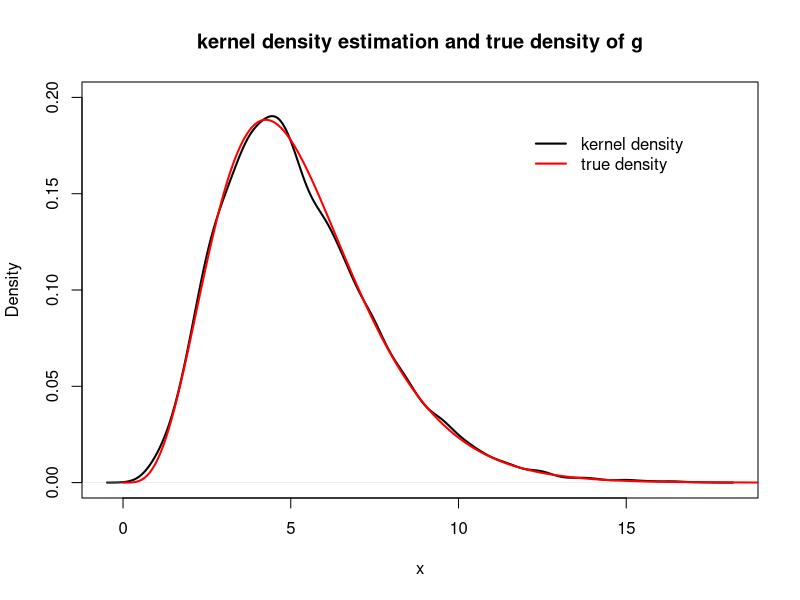
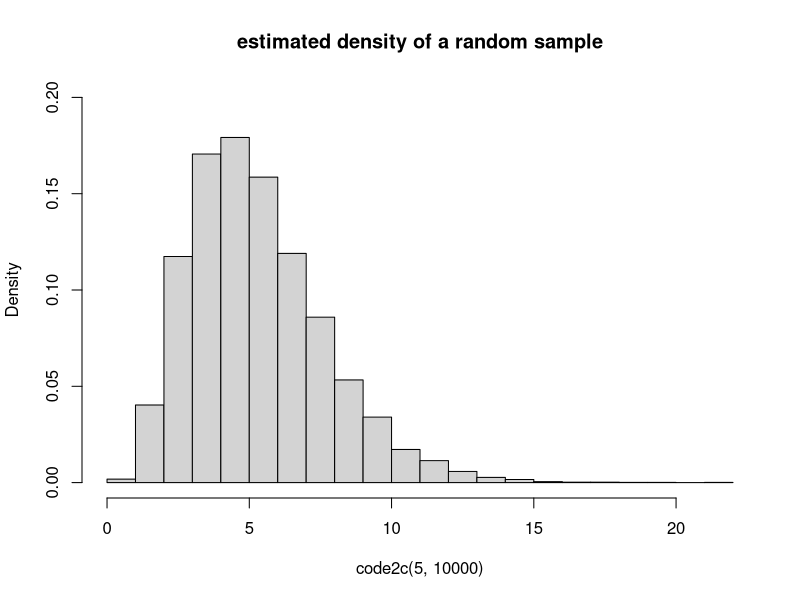
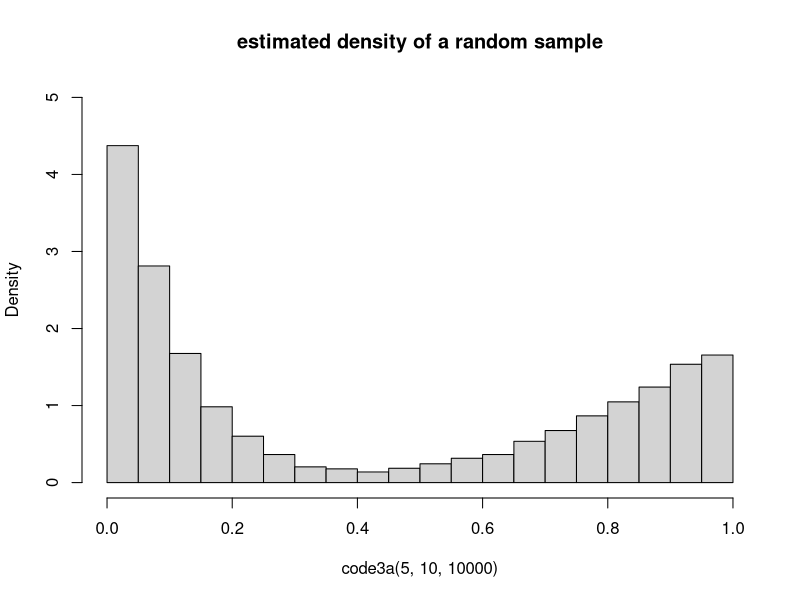
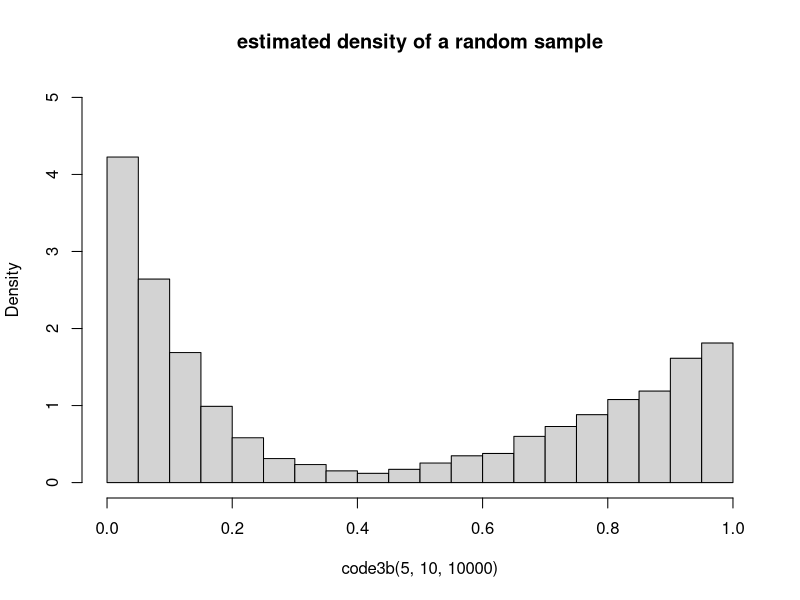

These charts were generated, in order, by the following R code:
## ---- chunk 1
rm(list=ls())
if (!require("knitr")) 
  install.packages("knitr",dependencies = TRUE) 

## specify global chunk options
knitr::opts_chunk$set(fig.width = 16, fig.height = 8, dpi = 300,
                      out.width = "90%", fig.align = "center")
## ---- chunk 2
code2b <- function(theta,n){
  c1 <- (2*gamma(theta))/(2*gamma(theta)+gamma(theta+1/2))
  x <- runif(n,0,1)
  for (i in 1:n){
    if (x[i]<c1){
      x[i] <- rgamma(1, shape = theta, scale = 1)
    }
    else{
      x[i] <- rgamma(1, shape = theta+0.5, scale = 1) 
    }
  }
  x
}
gt <- function(x,theta=5){
  1/(2*gamma(theta)+gamma(theta+0.5))*(2*x^(theta-1)+x^(theta-0.5))*exp(-x)
}
## ---- chunk 3
plot(density(code2b(5,10000)), ylim = c(0, 0.2), xlab = c("x"), 
     main = c("kernel density estimation and true density of g"),lty = 1,lwd = 2)
curve(gt(x,5), from = 0, to = 20, n = 10000, add = T, col="red",lty = 1,lwd = 2)
legend("topright", inset=.1, 
       legend = c("kernel density","true density"), 
       bty = "n", lty = 1, lwd = 2, col = c("black", "red"))
## ---- chunk 4
code2c <- function(theta,n){
  c1 <- (2*gamma(theta))/(2*gamma(theta)+gamma(theta+1/2))
  y <- rep(0,n)
  for (i in 1:n){
    process <- TRUE
    while(process){
      x <- runif(1,0,1)
      if (x<c1){
        x <- rgamma(1, shape = theta, scale = 1)
      }
      else{
        x <- rgamma(1, shape = theta+0.5, scale = 1) 
      }
      test <- runif(1,0,1) * (2*x^(theta-1)+x^(theta-1/2))*exp(-x)
      if (test<=(sqrt(4+x)*x^(theta-1)*exp(-x))){
        y[i] <- x
        process <- FALSE
      }
    }
  }
  y
}
## ---- chunk 5
hist(code2c(5,10000), prob=TRUE, ylim = c(0, 0.2),
     main = c("estimated density of a random sample"))
## ---- chunk 6
code3a <- function(theta,beta,n){
  c1 <- 1/theta/(1/theta+sqrt(3)/beta)
  y <- rep(0,n)
  for (i in 1:n){
    process <- TRUE
    while(process){
      x <- runif(1,0,1)
      if (x<c1){
        x <- rbeta(1,theta,1)
      }
      else{
        x <- rbeta(1,1,beta) 
      }
      test <- runif(1,0,1) * (x^(theta-1)+sqrt(3)*(1-x)^(beta-1))
      if (test<=(x^(theta-1)/(1+x^2)+sqrt(2+x^2)*(1-x)^(beta-1))){
        y[i] <- x
        process <- FALSE
      }
    }
  }
  y
}
## ---- chunk 7
hist(code3a(5,10,10000),xlim = range(0:1), ylim = range(0:5),prob=TRUE,
     main = c("estimated density of a random sample"))
## ---- chunk 8
code3b <- function(theta,beta,n){
  c1 <- 1/theta/(1/theta+sqrt(3)/beta)
  y <- rep(0,n)
  for (i in 1:n){
    process <- TRUE
    while(process){
      x <- runif(1,0,1)
      if (x<c1){
        x <- rbeta(1,theta,1)
        test <- runif(1,0,1)*(x^(theta-1))
        if (test<=(x^(theta-1)/(1+x^2))){
          y[i] <- x
          process <- FALSE
        }
      }
      else{
        x <- rbeta(1,1,beta)
        test <- runif(1,0,1)*(sqrt(3)*(1-x)^(beta-1))
        if (test<=(sqrt(2+x^2)*(1-x)^(beta-1))){
          y[i] <- x
          process <- FALSE
        }
      }
    }
  }
  y
}
## ---- chunk 9
hist(code3b(5,10,10000),xlim = range(0:1), ylim = range(0:5),prob=TRUE,
     main = c("estimated density of a random sample"))
